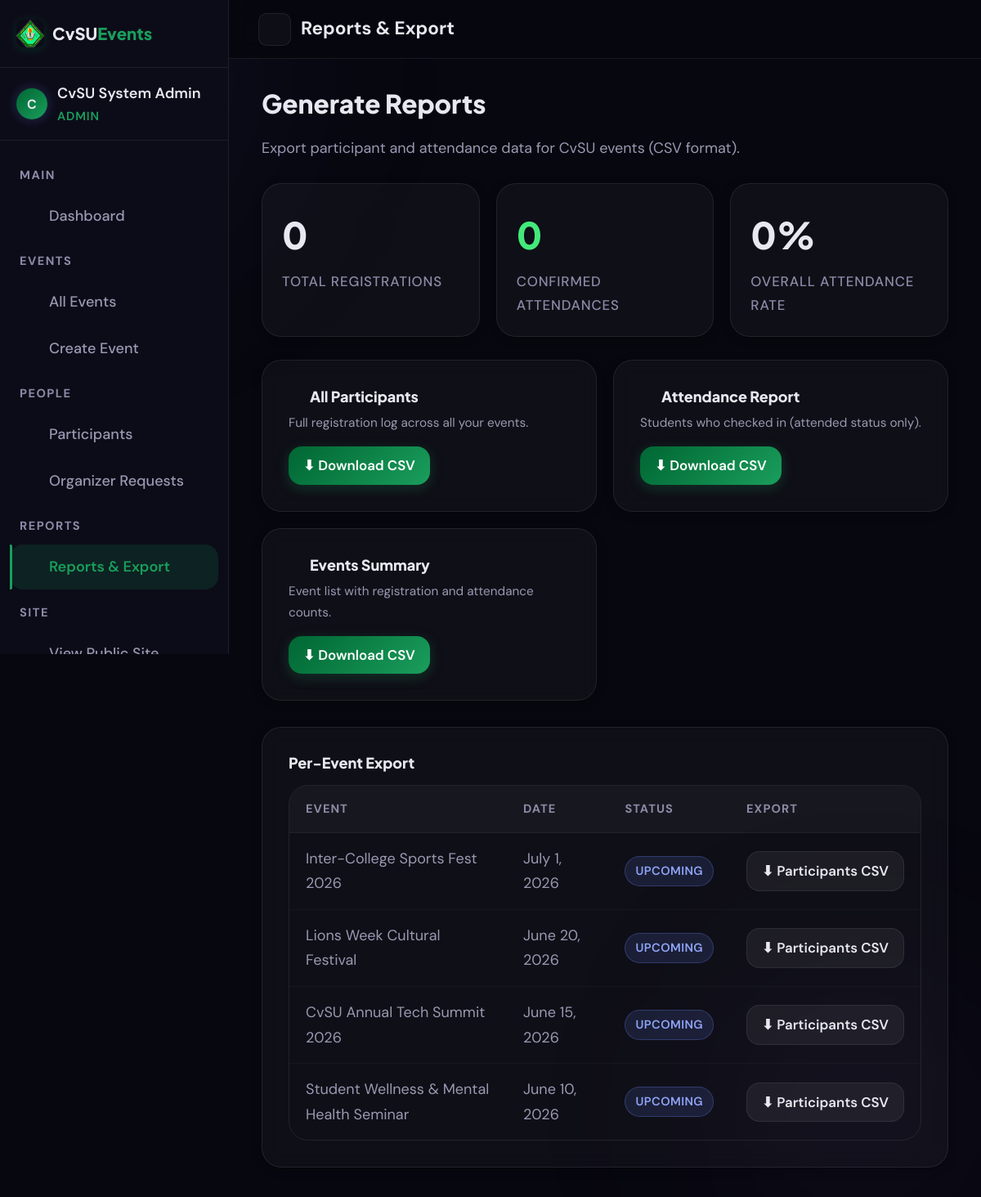
Page /admin/reports/index.php (signed in) on the committed database.
### tables this page shows
CREATE TABLE IF NOT EXISTS events (
    id               INT AUTO_INCREMENT PRIMARY KEY,
    organizer_id     INT NOT NULL,
    title            VARCHAR(200) NOT NULL,
    description      TEXT,
    category_id      INT DEFAULT NULL,
    event_date       DATE NOT NULL,
    start_time       TIME NOT NULL,
    end_time         TIME DEFAULT NULL,
    location         VARCHAR(200) NOT NULL,
    max_participants INT DEFAULT 0 COMMENT '0 = unlimited',
    image            VARCHAR(255) DEFAULT NULL,
    status           ENUM('upcoming','ongoing','completed','cancelled') DEFAULT 'upcoming',
    qr_token         VARCHAR(64) NOT NULL UNIQUE,
    is_featured      TINYINT(1) DEFAULT 0,
    views            INT DEFAULT 0,
    created_at       TIMESTAMP DEFAULT CURRENT_TIMESTAMP,
    updated_at       TIMESTAMP DEFAULT CURRENT_TIMESTAMP ON UPDATE CURRENT_TIMESTAMP,
    FOREIGN KEY (organizer_id) REFERENCES users(id) ON DELETE CASCADE,
    FOREIGN KEY (category_id) REFERENCES categories(id) ON DELETE SET NULL
);

### admin/reports/index.php (the view, shortened to what this page needs)
<?php
require_once __DIR__ . '/../../includes/auth-guard.php';
$userId   = $_SESSION['user_id'];
$userRole = $_SESSION['role'];
$eventWhere  = $userRole === 'admin' ? '1=1' : 'organizer_id = ?';
$eventParams = $userRole === 'admin' ? [] : [$userId];
$events = $pdo->prepare("SELECT id, title, event_date, status FROM events WHERE $eventWhere ORDER BY event_date DESC");
$events->execute($eventParams);
$events = $events->fetchAll();
$totalPart = (int)$pdo->query("SELECT COUNT(*) FROM participants")->fetchColumn();
$totalAtt  = (int)$pdo->query("SELECT COUNT(*) FROM participants WHERE attendance_status = 'attended'")->fetchColumn();
?>
<!DOCTYPE html>
<html lang="en">
<head>
  <?php include __DIR__ . '/../../includes/head-admin.php'; ?>
</head>
<body>
<div class="bg-orbs" aria-hidden="true"></div>
<div class="admin-layout">
  <?php include __DIR__ . '/../../includes/admin-sidebar.php'; ?>
  <main class="admin-main" role="main">
    <div class="admin-topbar">
      <div style="display:flex;align-items:center;gap:12px;">
        <?php include __DIR__ . '/../../includes/sidebar-toggle.php'; ?>
        <div class="admin-page-title">Reports & Export</div>
      </div>
    </div>
    <div class="admin-content">
      <div class="admin-content-header">
        <h1>Generate Reports</h1>
        <p>Export participant and attendance data for <?= e(SITE_SHORT) ?> events (CSV format).</p>
      </div>
      <div class="dashboard-stats" style="margin-bottom:28px;">
        <div class="dash-stat">
          <div class="dash-stat-value"><?= $totalPart ?></div>
          <div class="dash-stat-label">Total Registrations</div>
        </div>
        <div class="dash-stat">
          <div class="dash-stat-value" style="color:var(--success);"><?= $totalAtt ?></div>
          <div class="dash-stat-label">Confirmed Attendances</div>
        </div>
        <div class="dash-stat">
          <div class="dash-stat-value"><?= $totalPart > 0 ? round($totalAtt / $totalPart * 100) : 0 ?>%</div>
          <div class="dash-stat-label">Overall Attendance Rate</div>
        </div>
      </div>
      <div style="display:grid;grid-template-columns:repeat(auto-fit,minmax(280px,1fr));gap:20px;margin-bottom:32px;">
        <div class="card card-body">
          <h2 style="font-size:1rem;margin-bottom:8px;" class="icon-inline"><?= icon('file-text', 18) ?> All Participants</h2>
          <p style="font-size:.85rem;margin-bottom:16px;">Full registration log across all your events.</p>
          <a href="export.php?type=participants" class="btn btn-primary btn-sm">⬇ Download CSV</a>
        </div>
        <div class="card card-body">
          <h2 style="font-size:1rem;margin-bottom:8px;" class="icon-inline"><?= icon('check-circle', 18) ?> Attendance Report</h2>
          <p style="font-size:.85rem;margin-bottom:16px;">Students who checked in (attended status only).</p>
          <a href="export.php?type=attendance" class="btn btn-primary btn-sm">⬇ Download CSV</a>
        </div>
        <div class="card card-body">
          <h2 style="font-size:1rem;margin-bottom:8px;" class="icon-inline"><?= icon('calendar', 18) ?> Events Summary</h2>
          <p style="font-size:.85rem;margin-bottom:16px;">Event list with registration and attendance counts.</p>
          <a href="export.php?type=events" class="btn btn-primary btn-sm">⬇ Download CSV</a>
        </div>
      </div>
      <div class="card card-body">
        <h2 style="font-size:1rem;margin-bottom:16px;">Per-Event Export</h2>
        <?php if (empty($events)): ?>
          <p style="color:var(--text-muted);">No events available.</p>
        <?php else: ?>
          <div class="table-wrapper">
            <table>
              <thead>
                <tr><th>Event</th><th>Date</th><th>Status</th><th>Export</th></tr>
              </thead>
              <tbody>
                <?php foreach ($events as $ev): ?>
                  <tr>
                    <td><?= e($ev['title']) ?></td>
                    <td><?= formatDate($ev['event_date']) ?></td>
                    <td><?= statusBadge($ev['status']) ?></td>
                    <td>
                      <a href="export.php?event_id=<?= $ev['id'] ?>" class="btn btn-sm btn-secondary">⬇ Participants CSV</a>
                    </td>
                  </tr>
                <?php endforeach; ?>
              </tbody>
            </table>
          </div>
        <?php endif; ?>
      </div>
    </div>
  </main>
</div>
</body>
</html>

### config/functions.php (shortened to what this page needs)
<?php
function e(string $str): string {
    return htmlspecialchars($str, ENT_QUOTES, 'UTF-8');
}
function formatDate(string $date): string {
    return date('F j, Y', strtotime($date));
}
function statusBadge(string $status): string {
    $map = [
        'upcoming'  => ['class' => 'badge-upcoming',  'label' => 'Upcoming'],
        'ongoing'   => ['class' => 'badge-ongoing',   'label' => 'Ongoing'],
        'completed' => ['class' => 'badge-completed', 'label' => 'Completed'],
        'cancelled' => ['class' => 'badge-cancelled', 'label' => 'Cancelled'],
    ];
    $b = $map[$status] ?? ['class' => '', 'label' => ucfirst($status)];
    return "<span class=\"badge {$b['class']}\">{$b['label']}</span>";
}
require_once __DIR__ . '/icons.php';

### assets/css/admin.css (style rules this page uses)
.admin-layout { display: flex; min-height: 100vh; position: relative; z-index: 1; }
.admin-main { flex: 1; overflow-x: hidden; display: flex; flex-direction: column; min-width: 0; }
.admin-topbar { position: sticky; top: 0; z-index: 100; background: rgba(7,7,15,0.9); backdrop-filter: blur(12px); -webkit-backdrop-filter: blur(12px); border-bottom: 1px solid var(--glass-border); padding: 0 32px; display: flex; align-items: center; justify-content: space-between; height: 62px; gap: 16px; }
.admin-page-title { font-size: 1rem; font-weight: 700; color: var(--text-primary); }
.admin-content { flex: 1; padding: 32px; }
.admin-content-header { display: flex; align-items: flex-start; justify-content: space-between; gap: 16px; margin-bottom: 28px; flex-wrap: wrap; }
.admin-content-header h1 { font-size: 1.8rem; }
.admin-content-header p { font-size: 0.88rem; color: var(--text-secondary); margin-top: 4px; }
.dashboard-stats { display: grid; grid-template-columns: repeat(auto-fill, minmax(220px, 1fr)); gap: 20px; margin-bottom: 32px; }
.dash-stat { padding: 24px; background: var(--bg-card); border: 1px solid var(--glass-border); border-radius: var(--radius-lg); position: relative; overflow: hidden; transition: all var(--transition); }
.dash-stat-value { font-size: 2.2rem; font-weight: 800; font-family: var(--font-display); color: var(--text-primary); margin-bottom: 4px; }
.dash-stat-label { font-size: 0.8rem; color: var(--text-muted); font-weight: 500; text-transform: uppercase; letter-spacing: 0.05em; }
.btn { display: inline-flex; align-items: center; justify-content: center; gap: 8px; padding: 10px 18px; border: none; border-radius: var(--radius); font-family: var(--font-sans); font-size: 0.95rem; font-weight: 600; cursor: pointer; transition: all var(--transition); text-decoration: none; white-space: nowrap; user-select: none; }
.btn-primary { background: var(--grad-primary); color: white; box-shadow: 0 4px 16px rgba(26, 158, 92, 0.25); }
.btn-secondary { background: rgba(255, 255, 255, 0.06); color: var(--text-primary); border: 1px solid var(--glass-border); }
.btn-sm { padding: 6px 12px; font-size: 0.85rem; }
.card { background: var(--bg-card); border: 1px solid var(--glass-border); border-radius: var(--radius-lg); overflow: hidden; }
.card-body { padding: 28px; }
.icon-inline { display: inline-flex; }

### assets/css/ui-enhancements.css (style rules this page uses)
.card, .event-card, .dash-stat, .dashboard-panel, .admin-form-card, .stat-card, .filter-bar { box-shadow: var(--shadow-sm); }
.card-body { padding: 32px; }
.btn { min-height: 44px; padding: 12px 24px; font-size: var(--text-base); }
.btn-sm { min-height: 38px; padding: 9px 18px; font-size: var(--text-sm); }
thead th { padding: 16px 20px; font-size: var(--text-xs); }
tbody td { padding: 16px 20px; font-size: var(--text-base); }
.badge { font-size: var(--text-xs); padding: 5px 12px; }
.admin-topbar { height: 72px; padding: 0 36px; }
.admin-page-title { font-size: var(--text-lg); }
.admin-content { padding: 36px 40px; }
.admin-content-header h1 { font-size: clamp(1.75rem, 2.5vw, 2.25rem); }
.admin-content-header p { font-size: var(--text-base); }
.dash-stat-value { font-size: 2.5rem; }
.dash-stat-label { font-size: var(--text-sm); }
p, .event-card-info-item, tbody td { color: var(--text-secondary); }

### rows in the picture
events: title "Inter-College Sports Fest 2026", event_date "July 1, 2026", status "UPCOMING"
events: title "Lions Week Cultural Festival", event_date "June 20, 2026", status "UPCOMING"
events: title "CvSU Annual Tech Summit 2026", event_date "June 15, 2026", status "UPCOMING"
events: title "Student Wellness & Mental Health Seminar", event_date "June 10, 2026", status "UPCOMING"

### other values in the picture
SITE_SHORT "CvSU"
$userInitial "C"
$userName "CvSU System Admin"
$userRole "ADMIN"
$totalPart "0"
$totalAtt "0"
